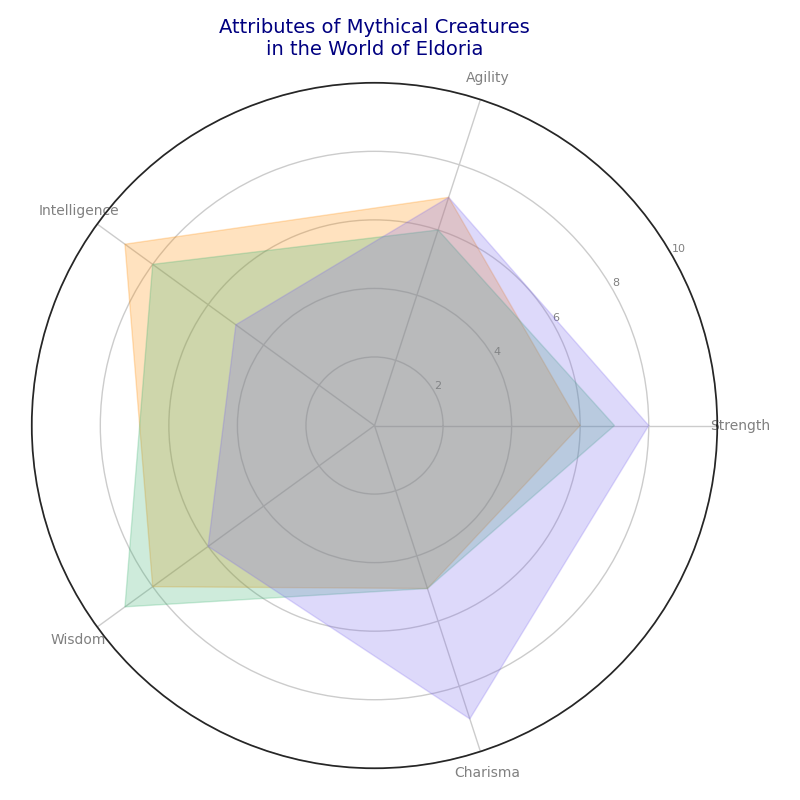

Recreate this plot in Python.
import matplotlib.pyplot as plt
import numpy as np

attributes = ['Strength', 'Agility', 'Intelligence', 'Wisdom', 'Charisma']
n_attributes = len(attributes)

dragon_stats = [6, 7, 9, 8, 5]
unicorn_stats = [7, 6, 8, 9, 5]
griffin_stats = [8, 7, 5, 6, 9]

angles = np.linspace(0, 2 * np.pi, n_attributes, endpoint=False).tolist()
angles += angles[:1]

def plot_creature(ax, stats, color):
    stats += stats[:1]
    ax.fill(angles, stats, color=color, alpha=0.25)

fig, ax = plt.subplots(figsize=(8, 8), subplot_kw=dict(polar=True))

plot_creature(ax, dragon_stats, 'darkorange')
plot_creature(ax, unicorn_stats, 'mediumseagreen')
plot_creature(ax, griffin_stats, 'mediumslateblue')

plt.xticks(angles[:-1], attributes, color='gray', size=10)
ax.set_rlabel_position(30)
plt.yticks([2, 4, 6, 8, 10], ["2", "4", "6", "8", "10"], color="gray", size=8)
plt.ylim(0, 10)

plt.title("Attributes of Mythical Creatures\nin the World of Eldoria", size=14, color='navy', pad=20)

plt.tight_layout()
plt.show()
